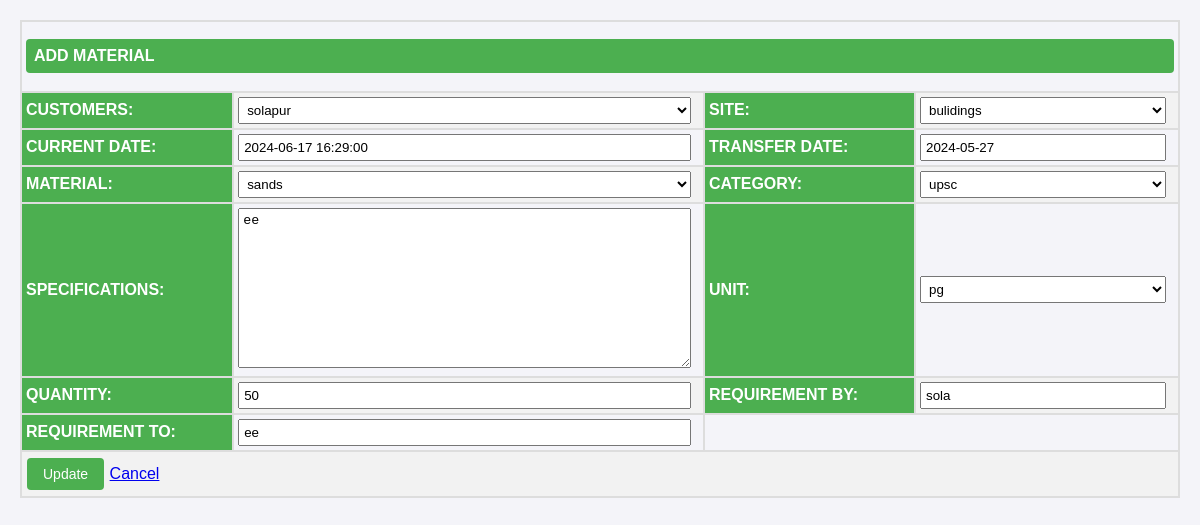
The app's page /updateaddmaterial/2 (signed in) with its own data.
### construction/models.py (models this page shows)
class addmaterial (models.Model):
    customers = models.ForeignKey(approvedinquiry, on_delete=models.CASCADE)
    site = models.ForeignKey(Site, on_delete=models.CASCADE)
    currentdate = models.DateTimeField(default=datetime.datetime.now)
    transferdate = models.DateField()
    materials = models.ForeignKey(mastermateriallist, on_delete=models.CASCADE)
    categorys = models.ForeignKey(Category, on_delete=models.CASCADE)
    specifications = models.TextField()
    units = models.ForeignKey(unitmeasurement, on_delete=models.CASCADE)
    quantitys = models.IntegerField(blank=True, null=True)
    requirementby = models.CharField(max_length = 200)
    requirementto = models.CharField(max_length = 200)

### construction/middlewares.py (the view)
    def wrapped_view (request,*args,**kwargs):
        if request.user.is_authenticated==False:
            return redirect('login')
        return view_function(request,*args,**kwargs)

### construction/forms.py
class addmaterialform(forms.ModelForm):
    class Meta:
        model = addmaterial
        fields = "__all__"

### construction/models.py (called while the page is built)
    def __str__(self):
        return self.client_name

    def __str__(self):
        return str(self.customer_name)

    def __str__(self):
        return str(self.site_name)

    def __str__(self):
        return str(self.materialname)

    def __str__(self):
        return str(self.categoryname)

    def __str__(self):
        return str(self.unitmeasurementname)

### construction/views.py (called while the page is built, shortened)
@auth
def updateaddmaterial(request,id):
    addmates = addmaterial.objects.get(id=id)
    form = addmaterialform(
        initial={'customers': addmates.customers, 'site': addmates.site,'currentdate': addmates.currentdate,
                 'transferdate': addmates.transferdate, 'materials': addmates.materials,'categorys': addmates.categorys,
                 'specifications': addmates.specifications, 'units': addmates.units,'quantitys': addmates.quantitys,
                 'requirementby': addmates.requirementby, 'requirementto': addmates.requirementto,})
    return render(request, 'updateaddmaterial.html', {'form': form})

### construction/templates/updateaddmaterial.html (shortened to what this page needs)
<!DOCTYPE html>
<html>
<head>
</head>
<body>
<div class="card-body">
    <form method="POST">
        <table border="2">
            <tr>
                <td colspan="4" align="center">
                    <h2>ADD MATERIAL</h2>
                </td>
            </tr>
            <tr>
                <th>CUSTOMERS:</th>
                <td>{{ form.customers }}</td>
                <th>SITE:</th>
                <td>{{ form.site }}</td>
            </tr>
            <tr>
                <th>CURRENT DATE:</th>
                <td>{{ form.currentdate }}</td>
                <th>TRANSFER DATE:</th>
                <td>{{ form.transferdate }}</td>
            </tr>
            <tr>
                <th>MATERIAL:</th>
                <td>{{ form.materials }}</td>
                <th>CATEGORY:</th>
                <td>{{ form.categorys }}</td>
            </tr>
            <tr>
                <th>SPECIFICATIONS:</th>
                <td>{{ form.specifications }}</td>
                <th>UNIT:</th>
                <td>{{ form.units }}</td>
            </tr>
            <tr>
                <th>QUANTITY:</th>
                <td>{{ form.quantitys }}</td>
                <th>REQUIREMENT BY:</th>
                <td>{{ form.requirementby }}</td>
            </tr>
            <tr>
                <th>REQUIREMENT TO:</th>
                <td>{{ form.requirementto }}</td>
            </tr>
            <tr>
                <td colspan="4" align="center">
                    <button type="submit" class="btn btn-success">Update</button>
                    <a type="button" class="btn btn-danger" href="/cancel">Cancel</a>
                </td>
            </tr>
        </table>
    </form>
</div>
</body>
</html>

### construction/templates/updateaddmaterial.html (style rules this page uses)
body { font-family: Arial, sans-serif; margin: 20px; background-color: #f4f4f9; }
table { width: 100%; border-collapse: collapse; margin-bottom: 20px; }
table, th, td { border: 2px solid #ddd; text-align: left; padding: 4px; }
th { background-color: #4CAF50; color: white; }
tr:nth-child(even) { background-color: #f2f2f2; }
input[type="text"], input[type="email"], input[type="number"], input[type="date"], input[type="datetime-local"], textarea, select { width: calc(100% - 8px); padding: 4px; box-sizing: border-box; }
textarea { resize: vertical; }
button { background-color: #4CAF50; color: white; border: none; padding: 8px 16px; text-align: center; text-decoration: none; display: inline-block; font-size: 14px; margin: 2px 1px; cursor: pointer; border-radius: 4px; }
input[type="number"] { -moz-appearance: textfield; }
h2 { background-color: #4CAF50; color: white; padding: 8px; border-radius: 4px; font-size: 16px; }

### records on screen
addmaterial: customers "solapur", site "bulidings", currentdate "2024-06-17 16:29:00", transferdate "2024-05-27", materials "sands", categorys "upsc", specifications "ee", units "pg", quantitys "50", requirementby "sola", requirementto "ee"
